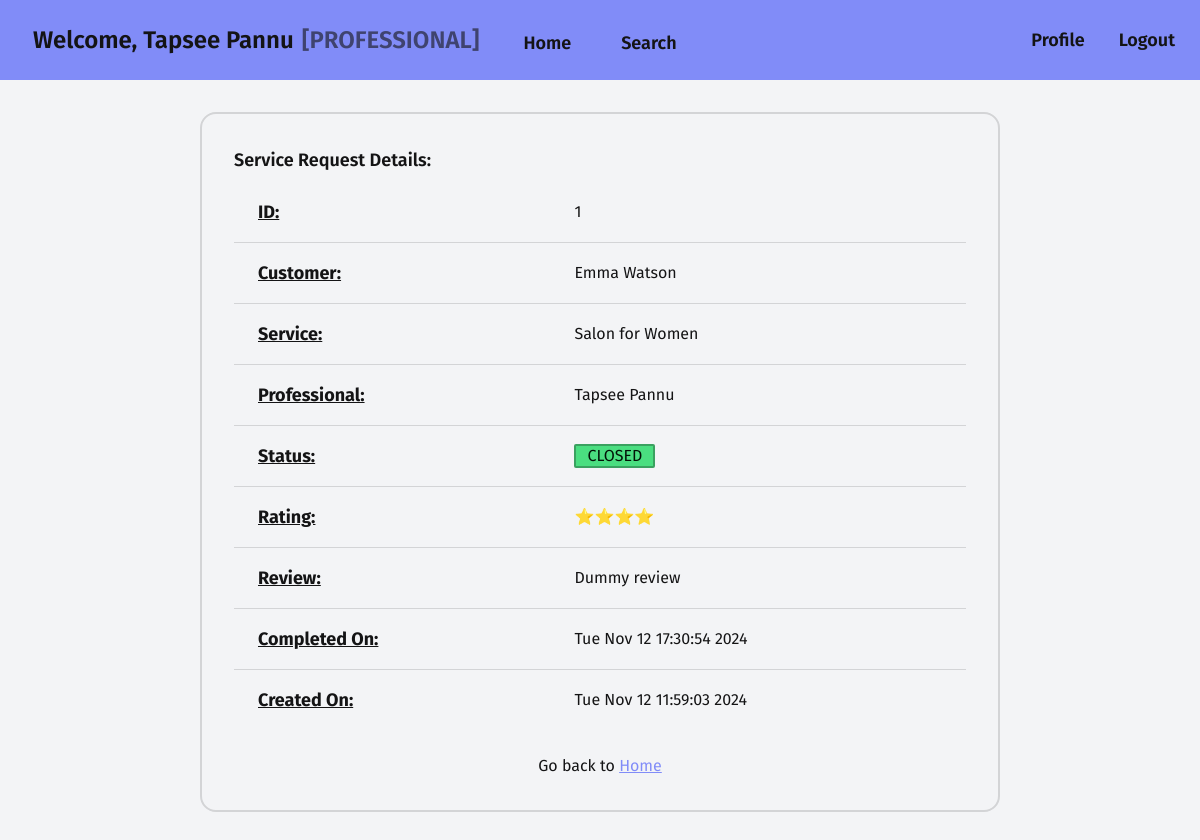
Page /professional/request_details/1 (signed in) on the committed database.
### models.py (models this page shows, shortened)
class User(db.Model, UserMixin):
    __tablename__ = 'user'
    id: Mapped[int] = mapped_column(
        Integer, primary_key=True, autoincrement="auto")
    fullname: Mapped[str] = mapped_column(String(200))
    username: Mapped[str] = mapped_column(String(30), unique=True)
    email: Mapped[str] = mapped_column(String(200), unique=True)
    password: Mapped[str] = mapped_column(String(40))
    role: Mapped[str] = mapped_column(String(200))
    def get_prof(self):
        sql = select(Professional).join(User).where(
            Professional.user_id == self.id)
        result = db.session.scalars(sql).first()
        return result

class ServiceRequest(db.Model):
    __tablename__ = 'service_request'
    id: Mapped[int] = mapped_column(
        Integer, primary_key=True, autoincrement="auto")
    service_id: Mapped[int] = mapped_column(Integer, ForeignKey("service.id"))
    professional_id: Mapped[Optional[int]] = mapped_column(
        Integer, ForeignKey("professional.id"))
    customer_id: Mapped[int] = mapped_column(
        Integer, ForeignKey("customer.id"))
    customer: Mapped["Customer"] = relationship(
        back_populates="service_requests")
    status: Mapped[Optional[str]] = mapped_column(
        String(10), default="REQUESTED")
    rating: Mapped[Optional[int]] = mapped_column(Integer)  # from 1 to 5
    remarks: Mapped[Optional[str]] = mapped_column(Text)
    completed: Mapped[Optional[datetime]] = mapped_column(DateTime)
    created: Mapped[Optional[datetime]] = mapped_column(
        DateTime, server_default=func.now())
    updated: Mapped[Optional[datetime]] = mapped_column(
        DateTime, default=func.now(), onupdate=func.now())
    def stars(self):
        if self.rating == 1:
            stars = "⭐"
        elif self.rating == 2:
            stars = "⭐⭐"
        elif self.rating == 3:
            stars = "⭐⭐⭐"
        elif self.rating == 4:
            stars = "⭐⭐⭐⭐"
        elif self.rating == 5:
            stars = "⭐⭐⭐⭐⭐"
        else:
            stars = None
        return stars
    def completed_time(self):
        if self.completed:
            return self.completed.ctime()
        else:
            return None
    def service(self):
        return get_with_id(Service, self.service_id)
    def prof(self):
        return get_with_id(Professional, self.professional_id)

class Service(db.Model):
    __tablename__ = 'service'
    id: Mapped[int] = mapped_column(
        Integer, primary_key=True, autoincrement="auto")
    name: Mapped[str] = mapped_column(String(200))
    price: Mapped[int] = mapped_column(Integer)
    timereq: Mapped[Optional[int]] = mapped_column(Integer)  # in hours
    description: Mapped[str] = mapped_column(Text)
    professionals: Mapped[List["Professional"]
                          ] = relationship(back_populates="service")
    created: Mapped[Optional[datetime]] = mapped_column(
        DateTime, server_default=func.now())
    updated: Mapped[Optional[datetime]] = mapped_column(
        DateTime, default=func.now(), onupdate=func.now())

### views.py (the view)
@app.route("/professional/request_details/<request_id>")
def professional_request_details(request_id):
    service_request = get_with_id(ServiceRequest, request_id)
    if not service_request:
        return redirect(url_for('not_found'))
    return render_template("professional/service/request_details.html", service_request=service_request)

### login.py (called while the page is built)
@login_manager.user_loader
def load_user(id):
    user = get_with_id(User, int(id))
    if user:
        return user
    else:
        return None

### models.py (called while the page is built)
def get_with_id(model, pkid):
    sql = select(model).where(model.id == pkid)
    result = db.session.scalars(sql).first()
    return result

### templates/professional/service/request_details.html (shortened to what this page needs)
{% extends "base/professional/loggedin.html" %}
{% block content %}
<section class="w-2/3 card card-bordered border-2">
  <div class="card-body">
    {% if request %}
    <h2 class="card-title text-lg">Service Request Details:</h2>
    <table class="table table-lg">
      <tbody>
        <tr>
          <td class="text-lg font-bold underline">ID:</td>
          <td>{{ service_request.id }}</td>
        </tr>
        <tr>
          <td class="text-lg font-bold underline">Customer:</td>
          <td>
              {{ service_request.customer.user.fullname }}
          </td>
        </tr>
        <tr>
          <td class="text-lg font-bold underline">Service:</td>
          <td>{{ service_request.service().name }}</td>
        </tr>
        <tr>
          <td class="text-lg font-bold underline">Professional:</td>
          <td>
              {% if service_request.status == "REQUESTED" %}
                NOT ASSIGNED
              {% else %}
                {{ service_request.prof().user.fullname }}
              {% endif %}
          </td>
        </tr>
        <tr>
          <td class="text-lg font-bold underline">Status:</td>
          <td>
            {% if service_request.status == "REQUESTED" %}
              <span class="badge badge-lg badge-error">REQUESTED</span>
            {% elif service_request.status == "ASSIGNED" %}
              <span class="badge badge-lg badge-warning">ASSIGNED</span>
            {% else %}
              <span class="badge badge-lg badge-success">CLOSED</span>
            {% endif %}
          </td>
        </tr>
        <tr>
          <td class="text-lg font-bold underline">Rating:</td>
          <td>{{ service_request.stars() }}</td>
        </tr>
        <tr>
          <td class="text-lg font-bold underline">Review:</td>
          <td>{{ service_request.remarks }}</td>
        </tr>
        <tr>
          <td class="text-lg font-bold underline">Completed On:</td>
          <td>{{ service_request.completed_time() }}</td>
        </tr>
        <tr>
          <td class="text-lg font-bold underline">Created On:</td>
          <td>{{ service_request.created.ctime() }}</td>
        </tr>
      </tbody>
    </table>
    {% else %}
    <p class="text-center text-lg font-bold">Requested service not found</p>
    {% endif %}
    <p class="text-center pt-2">
        Go back to <a href="{{ url_for('professional_home', user_id=current_user.id) }}" class="link link-primary">Home</a>
    </p>
  </div>
</section>
{% endblock %}

### templates/base/professional/loggedin.html (shortened to what this page needs)
<!DOCTYPE html>
<html lang="en">
  <head>
    <link rel="stylesheet" href="{{ url_for('static', filename='styles/main.css') }}">
  </head>
  <body>
    <div class="font-fira">
      <nav class="navbar bg-primary">
        <div class="navbar-start">
          <a href="#" class="btn btn-lg btn-ghost text-2xl">
            Welcome, {{ current_user.fullname }} <span class="opacity-60">[PROFESSIONAL]</span>
          </a>
        </div>
        <div class="navbar-center">
          <ul class="menu menu-lg menu-horizontal">
            <li><a href="{{ url_for('professional_home', user_id=current_user.id) }}" class="btn btn-ghost">Home</a></li>
            <li><a href="{{ url_for('professional_search', prof_id=current_user.get_prof().id) }}" class="btn btn-ghost">Search</a></li>
          </ul>
        </div>
        <div class="navbar-end">
          <a href="{{ url_for('professional_profile', prof_id=current_user.get_prof().id) }}" class="btn btn-ghost text-lg">Profile</a>
          <a href="{{ url_for('logout') }}" class="btn btn-ghost text-lg"> Logout </a>
        </div>
      </nav>
      <div class="flex flex-col mt-8 mb-24 gap-8 items-center justify-center">
        {% block content %}{% endblock %}
      </div>
    </div>
  </body>
</html>

### rows in the picture
User: fullname "Tapsee Pannu", prof "Tapsee Pannu"
ServiceRequest: id "1", stars "⭐⭐⭐⭐", remarks "Dummy review", completed_time "Tue Nov 12 17:30:54 2024", created.ctime "Tue Nov 12 11:59:03 2024"
User: customer.user.fullname "Emma Watson"
Service: service "Salon for Women"
